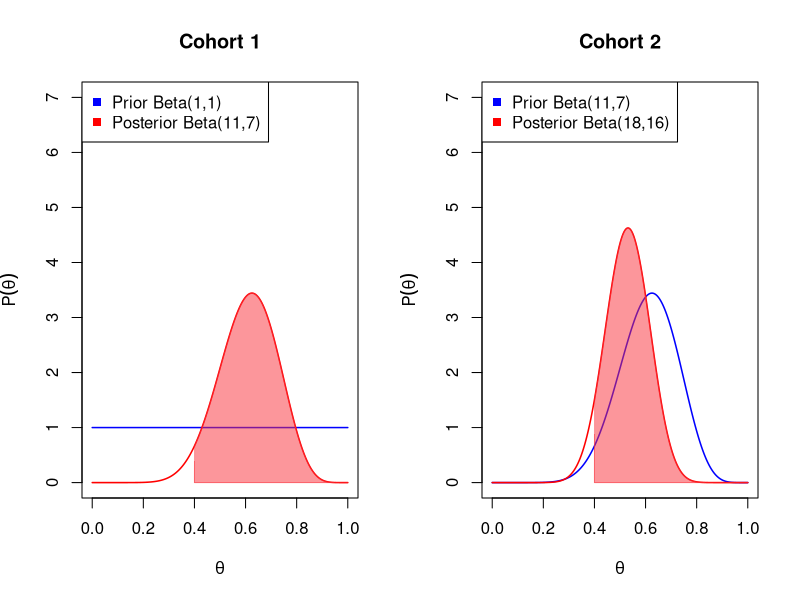

Generate this figure with R:
## ---- chunk 1

#We pick a cohortsize and generate a population of 2*cohortsize with response rate = 0.55
cohortsize <- 16
patients <- rbinom(2*cohortsize, 1, 0.55)

#We compute the parameters of the prior and posterior distributions
a1 <- sum(patients[1:cohortsize])+1
b1 <- cohortsize-sum(patients[1:cohortsize])+1
a2 <- sum(patients[1:(2*cohortsize)])+1
b2 <- (2*cohortsize)-sum(patients[1:(2*cohortsize)])+1

par(mfrow = c(1,2))

#x-axis
x <- seq(0, 1, length.out=1000)

#After first group
prior <- dbeta(x, 1, 1)
posterior <- dbeta(x, a1, b1)
plot(x, prior, type = "l", main = bquote("Cohort 1"), xlab = bquote(theta), ylab = bquote("P" (theta) ), ylim=c(0,7), col = "blue", lwd = 1.5)
lines(x, posterior, col = "red", lwd = 1.5)
fillcol <- rgb(0.976, 0.184, 0.223, 0.5)
polygon(c(x[x>=0.4], max(x), 0.4), c(posterior[x>=0.4], 0, 0), angle = 45, col= fillcol, border = fillcol)
legend("topleft",
       legend = c("Prior Beta(1,1)", paste0('Posterior Beta(', a1,',' ,b1, ')')),
       col = c("blue", "red"),
       pch = c(15,15))

#After second group
prior <- dbeta(x, a1, b1)
posterior <- dbeta(x, a2, b2)
plot(x, prior, type = "l", main = bquote("Cohort 2"), xlab = bquote(theta), ylab = bquote("P" (theta) ), ylim=c(0,7), col = "blue", lwd = 1.5)
lines(x, posterior, col = "red", lwd = 1.5)
polygon(c(x[x>=0.4], max(x), 0.4), c(posterior[x>=0.4], 0, 0), angle = 45, col= fillcol, border = fillcol)
legend("topleft",
       legend = c(paste0('Prior Beta(', a1,',' ,b1, ')'), paste0('Posterior Beta(', a2,',' ,b2, ')')),
       col = c("blue", "red"),
       pch = c(15,15))
## ---- chunk 2
OneTrial <- function(cohorts = c(5,5,5,5),
                     responserate_i = 0.4,
                     responserate_ii = 0.6,
                     rr_decision = 0.4,
                     pcutoff = 0.95){
  
  #Prior selection
  alpha_prior <- 1
  beta_prior <- 1
  
  #Number of simulations, note that the total number of simulation runs is 2*nsim
  nsim <- 1000
  
  #Variables to keep track of TP's, FP's etc...
  tp <- 0
  fp <- 0
  fn <- 0
  tn <- 0
  biassum <- 0
  
  #We also want to know on average how much patients we use
  psum <- 0
  
  
  #Type I error rate
  for(i in 1:nsim){
    
    #Sample from population
    responserate <- responserate_i
    patients <- rbinom(sum(cohorts), 1, responserate)
    
    #Initialization of true and concluded hypotheses
    true_hyp <- 0
    concluded_hyp <- 0
    
    #Store parameters of the posterior distribution for bias computation 
    alpha_posterior_bc <- 0 
    beta_posterior_bc <- 0
    
    #Run trial
    for (j in 1:length(cohorts)) {
      
      #Find number of patients and successes after j nrounds
      num_patients <- sum(cohorts[1:j])
      successes <- sum(patients[1:num_patients])

      #Compute beliefs
      alpha_posterior <- successes + alpha_prior
      beta_posterior <- num_patients - successes  + beta_prior
      c_theta = 1-pbeta(rr_decision, alpha_posterior, beta_posterior)
      
      #Update outerloop variables for bias computation
      alpha_posterior_bc <- alpha_posterior 
      beta_posterior_bc <- beta_posterior
      
      if (c_theta > pcutoff){
        concluded_hyp <- 1
        break
      }
      
      
    }
    
    #Update outerloop variables
    if(concluded_hyp == 0) {
        # h0 is true, we conclude h0
        tn <- tn + 1
      }else{
        #h0 is true, we conclude h1
        fp <- fp + 1
      }
    
    #Update biassum
    mean_post <- alpha_posterior_bc / (alpha_posterior_bc +     beta_posterior_bc)
    biassum <- biassum + (responserate_i - mean_post)
    
    #Update psum
    psum <- psum + num_patients
    
  }
  
  #Type II error rate / Power
  for(i in 1:nsim){
    
    #Sample from population
    #Response rate ligt nu tussen de rr_decision value en 1 in
    responserate <- responserate_ii
    patients <- rbinom(sum(cohorts), 1, responserate)
    
    #Initialization of true and concluded hypotheses
    true_hyp <- 1
    concluded_hyp <- 0
    
    alpha_posterior_bc <- 0 
    beta_posterior_bc <- 0
    
    #Run trial
    for (j in 1:length(cohorts)) {
      
      #Find number of patients and successes after j nrounds
      num_patients <- sum(cohorts[1:j])
      successes <- sum(patients[1:num_patients])
      
      #Compute beliefs
      alpha_posterior <- successes + alpha_prior
      beta_posterior <- num_patients - successes  + beta_prior
      c_theta = 1-pbeta(rr_decision, alpha_posterior, beta_posterior)
      
      alpha_posterior_bc <- alpha_posterior 
      beta_posterior_bc <- beta_posterior
      
      if (c_theta > pcutoff){
        concluded_hyp <- 1
        break
      }
    }
    
    #Update outerloop variables
    if(concluded_hyp == 0){
        # h0 is false, we conclude h0
        fn <- fn + 1
      }else{
        # h0 is false, we conclude h1
        tp <- tp + 1
      }
    
    #Update biassum
    mean_post <- alpha_posterior_bc / (alpha_posterior_bc +     beta_posterior_bc)
    biassum + (responserate_ii - mean_post)
    
    #Update psum
    psum <- psum + num_patients
    
  }
  
  
  
  #Return the summary of the simulated trial
  values <- c(cohorts[1], sum(cohorts), rr_decision, pcutoff, fp/(fp+tn), fn/(fn+tp), 1-fn/(fn+tp), biassum / (2*nsim), psum / (2*nsim), responserate_i, responserate_ii)
  output <- matrix(values, 
                   nrow = 1, 
                   ncol = 11)
  colnames(output) <- c('nmin', 'nmax', 'rr_decision', 'pcutoff', 'Type I Error rate', 'Type II Error rate', 'Power', 'Bias', 'avg(n)', 'Response rate I', 'Response rate II')
  
  return(output)
  
}

## ---- chunk 3
OneTrial(cohorts = c(5,5,5),
                     responserate_i = 0.4,
                     responserate_ii = 0.6,
                     rr_decision = 0.4,
                     pcutoff = 0.95)
## ---- chunk 4
set.seed(0)

#Designs D7-D12
#Same size in cohorts, all else unchanged (ptrue = 0.50)
OneTrial(cohorts = c(156), responserate_i = 0.4, responserate_ii = 0.5, rr_decision = 0.4)
OneTrial(cohorts = c(78,78), responserate_i = 0.4, responserate_ii = 0.5, rr_decision = 0.4)
OneTrial(cohorts = c(52,52,52), responserate_i = 0.4, responserate_ii = 0.5, rr_decision = 0.4)
OneTrial(cohorts = c(39,39,39,39), responserate_i = 0.4, responserate_ii = 0.5, rr_decision = 0.4)
OneTrial(cohorts = c(31,31,31,31,31), responserate_i = 0.4, responserate_ii = 0.5, rr_decision = 0.4)
OneTrial(cohorts = rep(1, 156), responserate_i = 0.4, responserate_ii = 0.5, rr_decision = 0.4)

print('--- break ---', quote = F)

#Designs: D1-D6
#Same size in cohorts, but we start from a fixed sample calc with small effect size (ptrue = 0.45)
OneTrial(cohorts = c(605), responserate_i = 0.4, responserate_ii = 0.45, rr_decision = 0.4)
OneTrial(cohorts = c(303,303), responserate_i = 0.4, responserate_ii = 0.45, rr_decision = 0.4)
OneTrial(cohorts = c(202,202,202), responserate_i = 0.4, responserate_ii = 0.45, rr_decision = 0.4)
OneTrial(cohorts = c(152,152,152,152), responserate_i = 0.4, responserate_ii = 0.45, rr_decision = 0.4)
OneTrial(cohorts = c(122,122,122,122,122), responserate_i = 0.4, responserate_ii = 0.45, rr_decision = 0.4)
OneTrial(cohorts = rep(1, 603), responserate_i = 0.4, responserate_ii = 0.45, rr_decision = 0.4)

print('--- break ---', quote = F)

#Designs: D13-D15
#Same size in cohorts, but we start from a fixed sample calc with big effect size (ptrue = 0.55)
OneTrial(cohorts = c(69), responserate_i = 0.4, responserate_ii = 0.55, rr_decision = 0.4)
OneTrial(cohorts = c(35,35), responserate_i = 0.4, responserate_ii = 0.55, rr_decision = 0.4)
OneTrial(cohorts = c(23,23,23), responserate_i = 0.4, responserate_ii = 0.55, rr_decision = 0.4)

## ---- chunk 5
set.seed(0)

#D16
#More stringent cutoff value
OneTrial(cohorts = c(78,78), responserate_i = 0.4, responserate_ii = 0.5, rr_decision = 0.4, pcutoff = 0.9642)

#D17
#Increase n in combination with cutoff value
OneTrial(cohorts = c(52,52,52,52), responserate_i = 0.4, responserate_ii = 0.5, rr_decision = 0.4, pcutoff = 0.985)

#D18
#Only increasing n does not bring us much
OneTrial(cohorts = c(52,52,52,52), responserate_i = 0.4, responserate_ii = 0.5, rr_decision = 0.4, pcutoff = 0.95)

#D19
OneTrial(cohorts = c(152,152,152,152), responserate_i = 0.4, responserate_ii = 0.475, rr_decision = 0.4, pcutoff = 0.98)
